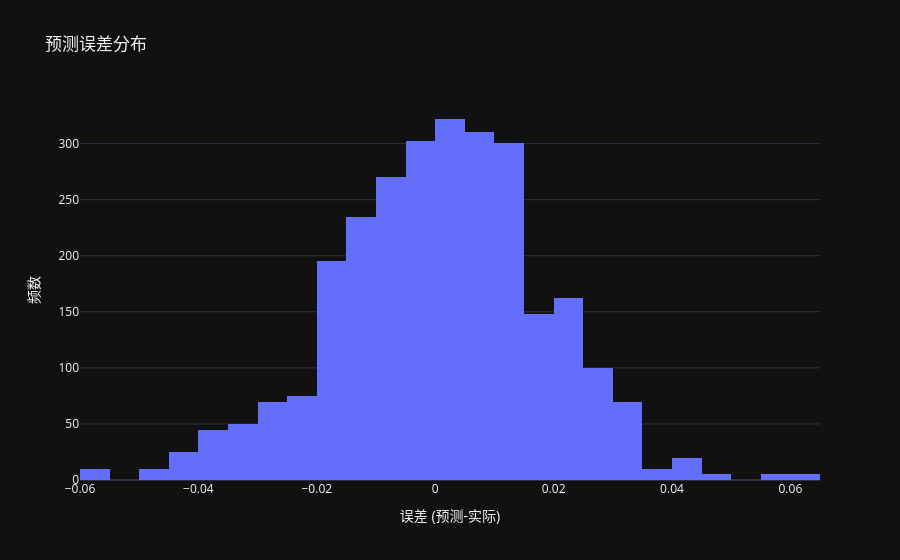
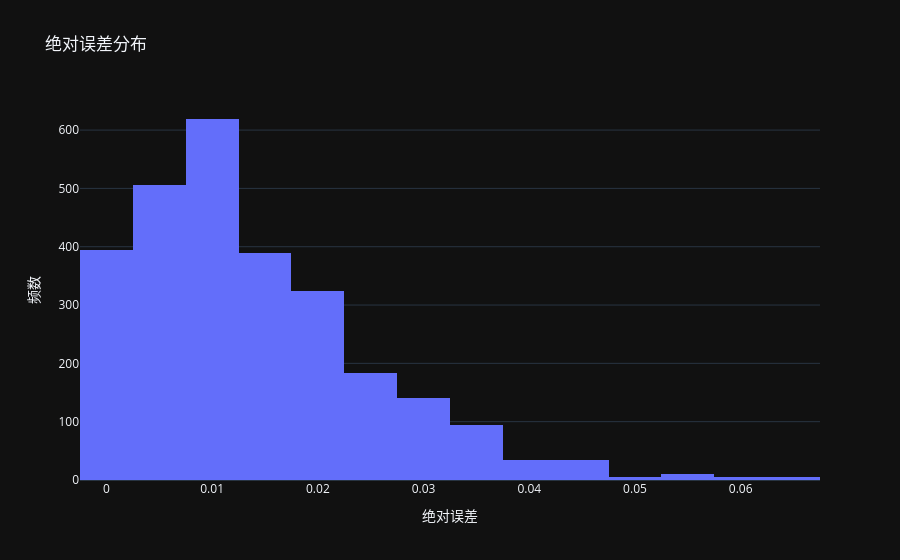
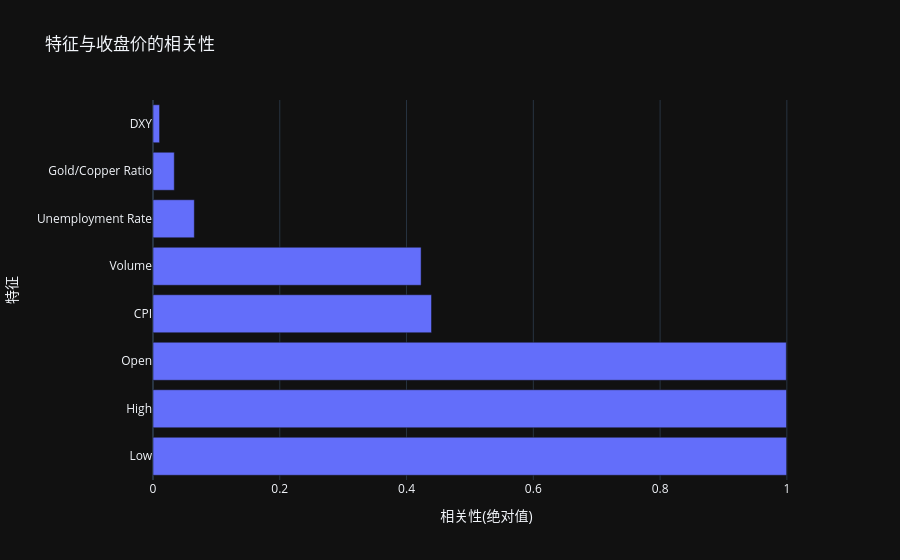

Notebook code for these charts, in order:
### Code cell
print("数据分析：预测误差分布、特征统计")
print("="*50)

errors = (preds.reshape(-1) - trues.reshape(-1))
error_df = pd.DataFrame({
    'Error': errors,
    'AbsError': np.abs(errors),
    'Actual': trues.reshape(-1),
})

fig_error_dist = px.histogram(error_df, x='Error', nbins=30, title='预测误差分布')
fig_error_dist.update_layout(template='plotly_dark', xaxis_title='误差 (预测-实际)', yaxis_title='频数')
fig_error_dist.show()

fig_abs_error = px.histogram(error_df, x='AbsError', nbins=30, title='绝对误差分布')
fig_abs_error.update_layout(template='plotly_dark', xaxis_title='绝对误差', yaxis_title='频数')
fig_abs_error.show()

error_stats = {
    'MAE': float(np.mean(error_df['AbsError'])),
    'RMSE': float(np.sqrt(np.mean(error_df['AbsError']**2))),
    '中位数误差': float(np.median(errors)),
    '误差std': float(np.std(errors)),
    '最大误差': float(np.max(np.abs(errors))),
}
print("\n误差统计:")
for k, v in error_stats.items():
    print(f"  {k}: {v:.6f}")

feature_importance = np.abs(corr['Close'].drop('Close')).sort_values(ascending=False)
fig_importance = px.bar(x=feature_importance.values, y=feature_importance.index, 
                        title='特征与收盘价的相关性', orientation='h')
fig_importance.update_layout(template='plotly_dark', xaxis_title='相关性(绝对值)', yaxis_title='特征')
fig_importance.show()

print("\n数据范围:")
print(f"  总样本数: {len(df)}")
print(f"  日期范围: {df['Date'].min()} 到 {df['Date'].max()}")
print(f"  训练集: {len(train_df)} (70%)")
print(f"  验证集: {len(val_df)} (15%)")
print(f"  测试集: {len(test_df)} (15%)")

### Figure 1 — Plotly figure (JSON) as saved in the notebook; plotly's stock layout.template omitted (floating-point values rounded to 4 significant figures; data arrays with more than 128 entries replaced by an {"elided": "..."} marker saying what was removed)
{"data": [{"bingroup": "x", "hovertemplate": "Error=%{x}<br>count=%{y}<extra></extra>", "legendgroup": "", "marker": {"color": "#636efa", "pattern": {"shape": ""}}, "name": "", "nbinsx": 30, "orientation": "v", "showlegend": false, "type": "histogram", "x": {"elided": "2745 float values"}, "xaxis": "x", "yaxis": "y"}], "layout": {"barmode": "relative", "legend": {"tracegroupgap": 0}, "title": {"text": "预测误差分布"}, "xaxis": {"anchor": "y", "domain": [0, 1], "title": {"text": "误差 (预测-实际)"}}, "yaxis": {"anchor": "x", "domain": [0, 1], "title": {"text": "频数"}}}}

### Figure 2 — Plotly figure (JSON) as saved in the notebook; plotly's stock layout.template omitted (floating-point values rounded to 4 significant figures; data arrays with more than 128 entries replaced by an {"elided": "..."} marker saying what was removed)
{"data": [{"bingroup": "x", "hovertemplate": "AbsError=%{x}<br>count=%{y}<extra></extra>", "legendgroup": "", "marker": {"color": "#636efa", "pattern": {"shape": ""}}, "name": "", "nbinsx": 30, "orientation": "v", "showlegend": false, "type": "histogram", "x": {"elided": "2745 float values"}, "xaxis": "x", "yaxis": "y"}], "layout": {"barmode": "relative", "legend": {"tracegroupgap": 0}, "title": {"text": "绝对误差分布"}, "xaxis": {"anchor": "y", "domain": [0, 1], "title": {"text": "绝对误差"}}, "yaxis": {"anchor": "x", "domain": [0, 1], "title": {"text": "频数"}}}}

### Figure 3 — Plotly figure (JSON) as saved in the notebook; plotly's stock layout.template omitted (floating-point values rounded to 4 significant figures)
{"data": [{"hovertemplate": "x=%{x}<br>y=%{y}<extra></extra>", "legendgroup": "", "marker": {"color": "#636efa", "pattern": {"shape": ""}}, "name": "", "orientation": "h", "showlegend": false, "textposition": "auto", "type": "bar", "x": [0.9997, 0.9995, 0.9992, 0.4394, 0.423, 0.06521, 0.03358, 0.01039], "xaxis": "x", "y": ["Low", "High", "Open", "CPI", "Volume", "Unemployment Rate", "Gold/Copper Ratio", "DXY"], "yaxis": "y"}], "layout": {"barmode": "relative", "legend": {"tracegroupgap": 0}, "title": {"text": "特征与收盘价的相关性"}, "xaxis": {"anchor": "y", "domain": [0, 1], "title": {"text": "相关性(绝对值)"}}, "yaxis": {"anchor": "x", "domain": [0, 1], "title": {"text": "特征"}}}}
